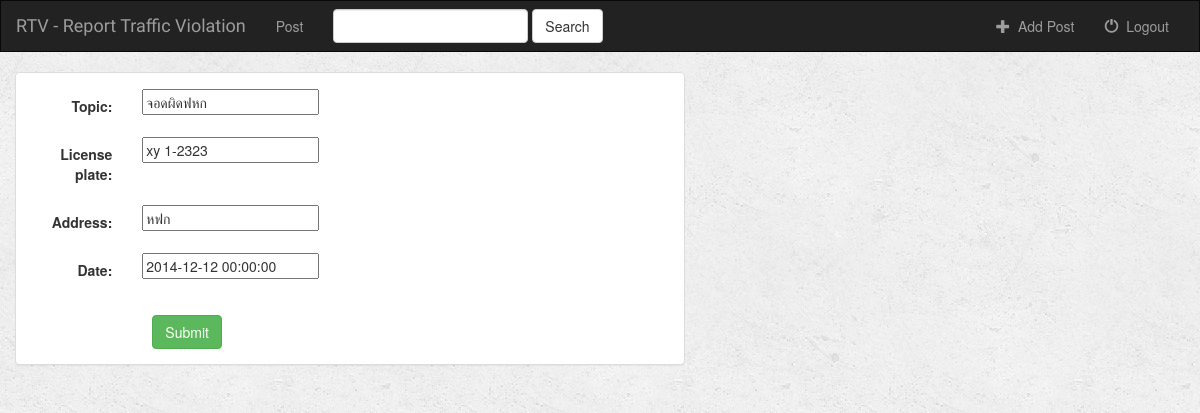
The app's page /rtv/report/9/ with its own data.
### rtv/models.py (models this page shows, shortened)
class Report(models.Model):
    topic = models.CharField(max_length = 100)
    license_plate = models.CharField(max_length = 30)
    address = models.CharField(max_length = 100)
    date = models.DateTimeField(blank = False)

### rtv/views.py (the view)
# urls.py: url(r'^report/(?P<pk>[0-9]+)/$',views.ReportUpdate.as_view() , name = 'report-update'),
class ReportUpdate(UpdateView):
    model = Report
    fields = ['topic','license_plate','address','date']

### rtv/templates/rtv/report_form.html (shortened to what this page needs)
{% extends 'rtv/base.html' %}
{% block body %}
<div class="container-fluid">
	<div class="row">
		<div class="col-sm-12 col-md-7">
			<div class="panel panel-default">
				<div class="panel-body">
					<form class="form-horizontal" action="" method="post" enctype="multipart/form-data">
						{% include 'rtv/form_template.html' %}
							<div class="col-sm-offset-2 col-sm-10">
							<button type="submit" class="btn btn-success">Submit</button>
							</div>
					</form>
				</div>
			</div>
		</div>
	</div>
</div>
{% endblock %}

### rtv/templates/rtv/form_template.html (shortened to what this page needs)
{% for field in form %}
    <div class="form-group">
        <div class="col-sm-offset-2 col-sm-10">
        </div>
        <label class="control-label col-sm-2" >{{ field.label_tag }}</label>
        <div class="col-sm-10">{{ field }}</div>
    </div>
{% endfor %}

### rtv/static/rtv/style.css (style rules this page uses)
body { background: white url("images/background.png") }

### records on screen
Report: form "จอดผิดฟหก" "xy 1-2323" "หฟก" "2014-12-12 00:00:00"

### other values on screen
{{ field.label_tag }} "Topic:" "License plate:" "Address:" "Date:"
